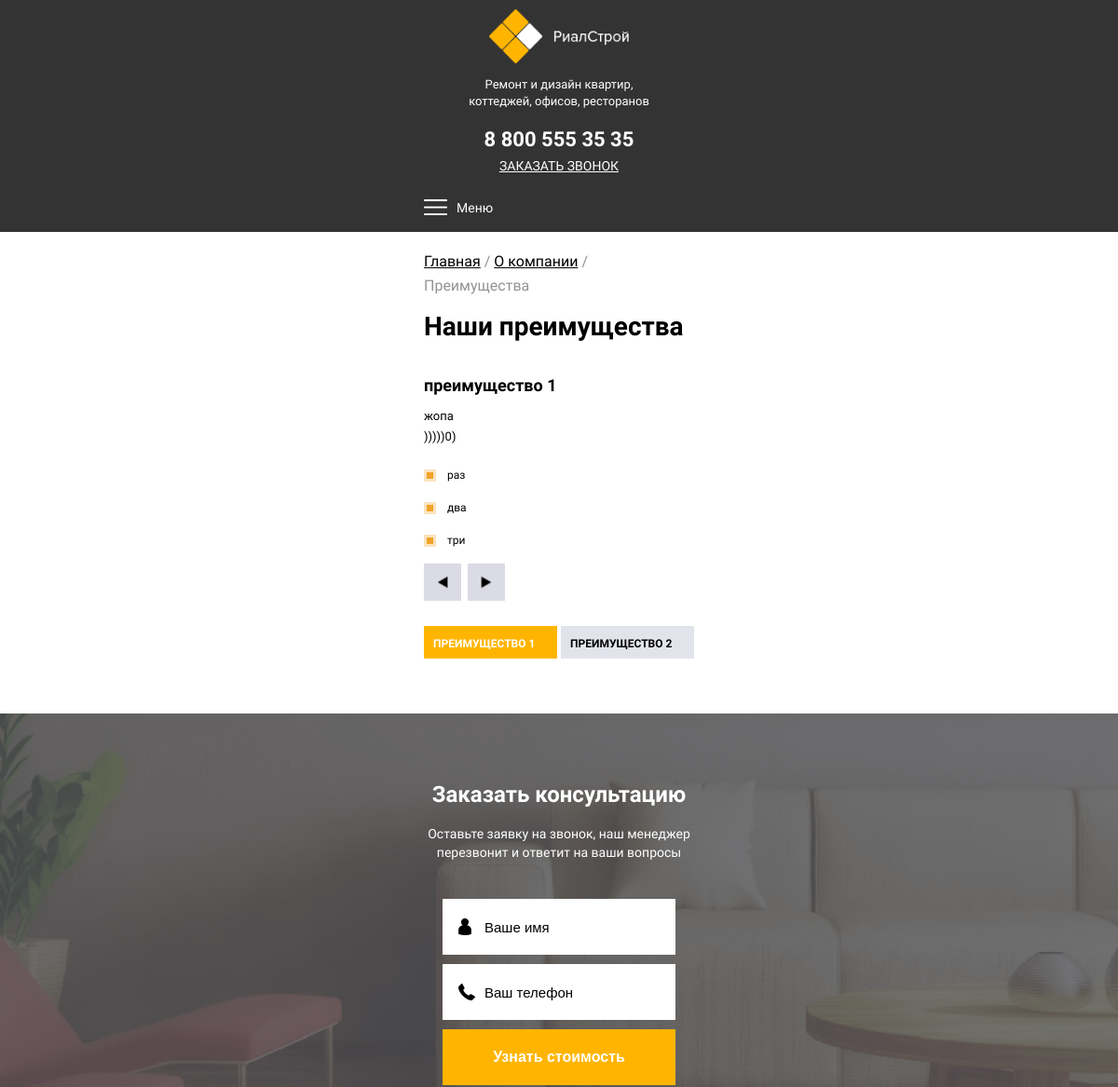
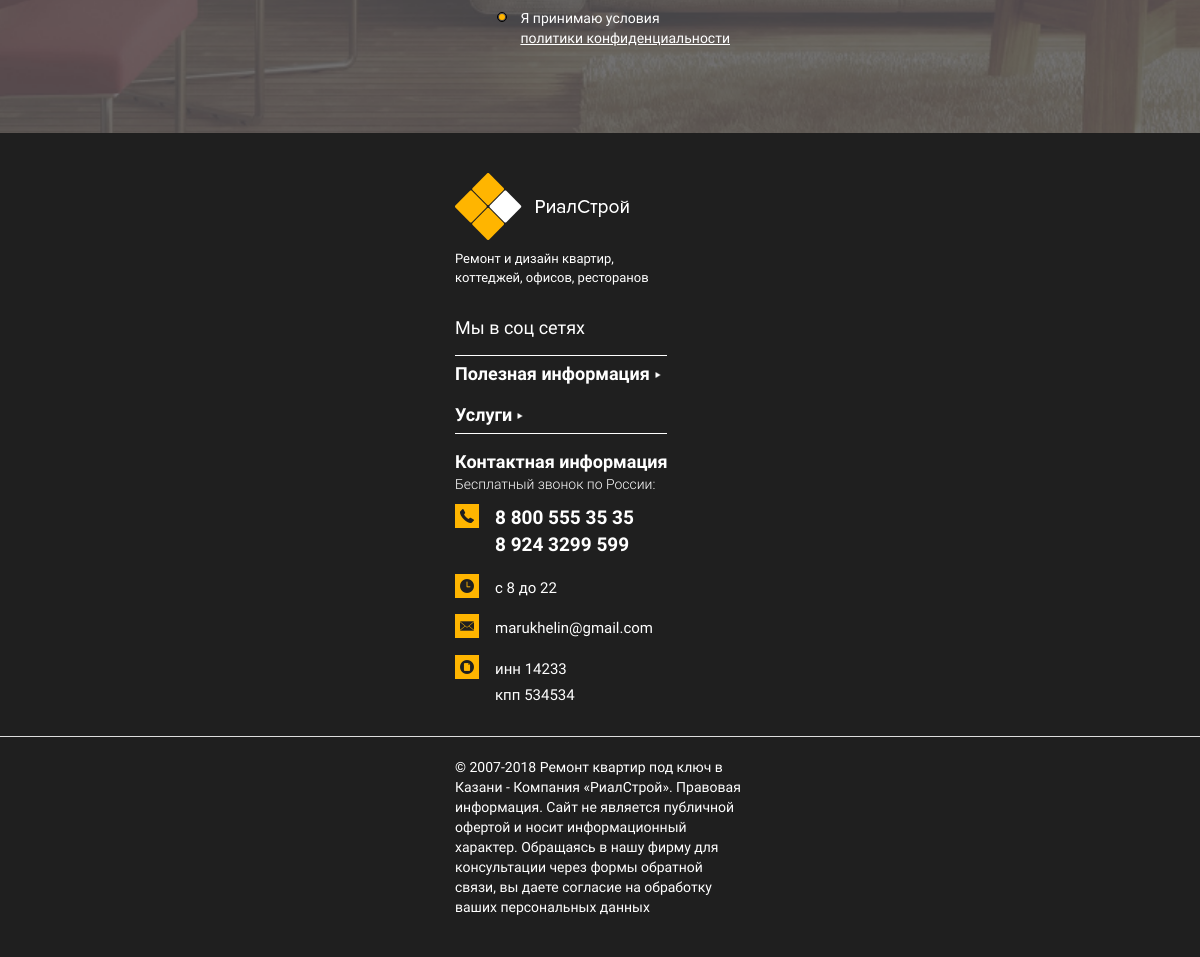
Page /about/advantages/ on the committed database (2 pictures, top to bottom).
### main/models.py (models this page shows, shortened)
class Contacts(models.Model):
    address = models.CharField(max_length=256, blank=True, null=True, default=None,
                            verbose_name=u"Адрес")
    time = models.CharField(max_length=256, blank=True, null=True, default=None,
                            verbose_name=u"Время работы")
    email = models.CharField(max_length=256, blank=True, null=True, default=None,
                            verbose_name=u"E-mail")
    map = models.TextField(blank=True, null=True, default=None, verbose_name=u"Код карты (ширину и высоту на 100%)")
    class Meta:
        verbose_name = 'Контакты'
        verbose_name_plural = 'Контакты'

class ContactsPhones(models.Model):
    contact = models.ForeignKey(Contacts, blank=True, null=True, default=None, on_delete=models.CASCADE)
    phone = models.CharField(max_length=256, blank=True, null=True, default=None,
                            verbose_name=u"Телефон")
    class Meta:
        verbose_name = 'Телефоны'
        verbose_name_plural = 'Номера телефонов'

class ContactsBusiness(models.Model):
    contact = models.ForeignKey(Contacts, blank=True, null=True, default=None, on_delete=models.CASCADE)
    business = models.CharField(max_length=256, blank=True, null=True, default=None,
                            verbose_name=u"Реквизиты (инн, кпп и т.д.)")
    class Meta:
        verbose_name = 'Реквизиты'
        verbose_name_plural = 'Реквизиты'

### about/models.py (models this page shows, shortened)
class Advantages(models.Model):
    title = models.CharField(max_length=256, blank=True, null=True, default=None, verbose_name=u"Заголовок")
    text = HTMLField(default=None, verbose_name=u"Подзаголовок")
    icon = models.ImageField(upload_to='static/img/block2/', blank=True, null=True, default=None,
                                  verbose_name=u"Иконка")
    class Meta:
        verbose_name = 'Преимущество'
        verbose_name_plural = 'Преимущества'

class AdvantagesBullets(models.Model):
    block = models.ForeignKey(Advantages, blank=True, null=True, default=None, on_delete=models.CASCADE)
    text = HTMLField(default=None, verbose_name=u"Пункт")
    class Meta:
        verbose_name = 'Пункт'
        verbose_name_plural = 'Пункты'

### about/views.py (the view)
def advantages(request):
    advantages = Advantages.objects.all()
    contacts = Contacts.objects.first()
    title = 'Преимущества'
    cats = ServicesCategories.objects.all()
    menu = MenuBullet.objects.all()
    return render(request, 'advantages.html', locals())

### templates/advantages.html
{% extends 'base.html' %}
{% block content %}
    <nav class="headcrumbs">
        <div class="container"><span><a href='/'>Главная</a> / <a href='/about'>О компании</a> / {{ title }}</span></div>
    </nav>
    {% include 'about/advantages.html' %}
{% endblock %}

### templates/header.html (shortened to what this page needs)
{% load static %}
<!DOCTYPE html>
<html lang="en"></html>
<head>
	<link rel="stylesheet" href="{% static 'libs/bootstrap/bootstrap-grid-3.3.1.min.css' %}"/>
	<link href="{% static 'libs/owl-carousel/owl.carousel.css' %}" rel="stylesheet"/>
	<link href="{% static 'libs/jquery-nice-select-1.1.0/css/nice-select.css' %}" rel="stylesheet"/>
	<link href="{% static 'css/fonts.css' %}" rel="stylesheet"/>
	<link href="{% static 'css/normalize.css' %}" rel="stylesheet"/>
	<link href="{% static 'css/main.css' %}" rel="stylesheet"/>
	<link href="{% static 'css/media.css' %}" rel="stylesheet"/>
</head>
<body>
	<div class="page-wrapper">
		<div class="menu-wrapper">
			<header>
				<div class="container">
                    <a href="/"><img src="{% static 'img/logo.png' %}" alt="" class="header__logo"/></a>
                    <span class="header__descriptor">Ремонт и дизайн квартир,<br>коттеджей, офисов, ресторанов</span>
					<div class="header__contact">
                        <span class="header__phone">{{ contacts.contactsphones_set.first.phone }}</span>
                        <span class="header__callback callback">ЗАКАЗАТЬ ЗВОНОК</span></div>
				</div>
			</header>
		</div>
		<div class="head-mobile">
			<div class="container">
				<div class="mobile-menu"><img src="{% static 'img/burger.png' %}" alt=""/><span>Меню</span></div>
				<div class="mobile-socials">
                    {% for s in contacts.socials_set.all %}
                    <a href="{{ s.href }}">
                    </a>
                    {% endfor %}
                </div>
			</div>
		</div>

### templates/about/advantages.html (shortened to what this page needs)
<section class="block2">
    <div class="container">
        <div class="block2__right">
            <span class="block2__title">Наши преимущества</span>
            <div class="block2__slider owl-carousel">
                {% for advantage in advantages %}
                <div class="block2__slide">
                    <span class="block2__slide__title">{{ advantage.title }}</span>
                    <span class="block2__slide__descriptor">{{ advantage.text|safe }}</span>
                    <ul>
                        {% for li in advantage.advantagesbullets_set.all %}
                        <li>{{ li.text|safe }}</li>
                        {% endfor %}
                    </ul>
                </div>
                {% endfor %}
            </div>
        </div>
        <div class="block2__left">
            {% for advantage in advantages %}
            <div class="block2__item {% if forloop.first %}block2__item-active{% endif %}">
                <span class="block2__item__title">{{ advantage.title }}</span>
            </div>
            {% endfor %}
        </div>
    </div>
</section>

### templates/footer.html (shortened to what this page needs)
{% load static %}
        <section class="block14">
			<div class="block14__bg">
                <img src="{% static 'img/block14/bg.png' %}" alt=""/></div>
			<div class="container">
				<div class="block14__titles"><span class="block14__title title-min">Заказать консультацию</span><span class="block14__descriptor">Оставьте заявку на звонок, наш менеджер <br>перезвонит и ответит на ваши вопросы</span></div>
				<form class="block14__form">
					<div class="block14__input-wrap">
						<input type="text" name="name" placeholder="Ваше имя" required="required"/>
                        <img src="{% static 'img/block14/1.png' %}" alt=""/>
					</div>
					<div class="block14__input-wrap">
						<input type="text" name="name" placeholder="Ваш телефон" required="required"/>
                        <img src="{% static 'img/block14/2.png' %}" alt=""/>
					</div>
					<button class="button">Узнать стоимость</button>
					<fieldset class="checkbox">
						<label for="ch3">Я принимаю условия <br><a href=''>политики конфиденциальности</a></label>
					</fieldset>
				</form>
			</div>
		</section>
		<footer>
			<div class="footer__top">
				<div class="container">
					<div class="footer__flex">
						<div class="footer__block1">
                            <a href="/">
                                <img src="{% static 'img/logo.png' %}" alt="" class="footer__logo"/>
                            </a>
                            <span class="footer__logo__title">Ремонт и дизайн квартир, <br>коттеджей, офисов, ресторанов</span>
							<div class="footer__socials">
                                <span>Мы в соц сетях</span>
                                {% for s in contacts.socials_set.all %}
                                <a href="{{ s.href }}">
                                </a>
                                {% endfor %}
                            </div>
						</div>
						<div class="footer__list"><span class="footer__list__title f-mobile">Полезная информация</span>
						</div>
						<div class="footer__list"><span class="footer__list__title f-mobile">Услуги</span>
						</div>
						<div class="footer__block2"><span class="footer__list__title">Контактная информация</span><span class="footer__phone__pre">Бесплатный звонок по России:</span>
							<ul>
								<li>
                                    <img src="{% static 'img/footer/1.png' %}" alt=""/>
                                    <span class="phone">
                                        {% for p in contacts.contactsphones_set.all %}
                                            {{ p.phone }}{% if not forloop.last %}<br>{% endif %}
                                        {% endfor %}
                                    </span>
                                </li>
								<li><img src="{% static 'img/footer/3.png' %}" alt=""/><span>{{ contacts.time }}</span></li>
								<li><img src="{% static 'img/footer/4.png' %}" alt=""/><span>{{ contacts.email }}</span></li>
								<li>
                                    <img src="{% static 'img/footer/5.png' %}" alt=""/>
                                    <span>
                                        {% for p in contacts.contactsbusiness_set.all %}
                                            {{ p.business }}{% if not forloop.last %}<br>{% endif %}
                                        {% endfor %}
                                    </span>
                                </li>
							</ul>
						</div>
					</div>
				</div>
			</div>
			<div class="footer__bottom">
				<div class="container"><span>© 2007-2018 Ремонт квартир под ключ в Казани - Компания «РиалСтрой». Правовая информация. Сайт не является публичной офертой и носит информационный характер. Обращаясь в нашу фирму для консультации через формы обратной связи, вы даете согласие на обработку ваших персональных данных</span></div>
			</div>
		</footer>
	</div>
</body>

### static/css/media.css (style rules this page uses)
@media only screen and (max-width: 1200px) { .container { width: 320px; } }
@media only screen and (max-width: 1200px) { .header__logo { float: none; display: block; margin: 0 auto; width: 150px; } }
@media only screen and (max-width: 1200px) { .header__descriptor { display: block; float: none; text-align: center; width: 100%; } }
@media only screen and (max-width: 1200px) { .header__contact { width: 100%; display: block; float: none; margin-top: 15px; } }
@media only screen and (max-width: 1200px) { .header__phone { font-size: 22px; text-align: center; } }
@media only screen and (max-width: 1200px) { .header__callback { font-size: 14px; text-align: center; } }
@media only screen and (max-width: 1200px) { .mobile-menu { display: block; padding-bottom: 5px; float: left; } }
@media only screen and (max-width: 1200px) { .block2__right { width: 100%; float: none; display: block; margin-right: 0; } }
@media only screen and (max-width: 1200px) { .block2__title { font-size: 28px; line-height: 40px; margin-bottom: 30px; } }
@media only screen and (max-width: 1200px) { .block2__slide__title { font-size: 18px; margin-bottom: 10px; } }
@media only screen and (max-width: 1200px) { .block2__slide__descriptor { font-size: 13px; line-height: 22px; margin-bottom: 20px; } }
@media only screen and (max-width: 1200px) { .block2__slider li { font-size: 12px; padding-left: 25px; line-height: 20px; margin-bottom: 15px; } }
@media only screen and (max-width: 1200px) { .block2__left { width: 100%; float: none; margin-top: 20px; } }
@media only screen and (max-width: 1200px) { .block2__item { width: 143px; height: 35px; padding-top: 5px; } }
@media only screen and (max-width: 1200px) { .block2__item__title { font-size: 12px; display: inline-block; vertical-align: middle; } }
@media only screen and (max-width: 1200px) { .block14 .container { width: 320px; } }
@media only screen and (max-width: 1200px) { .block14__title { display: block; font-size: 24px; margin-right: 0; text-align: center; } }
@media only screen and (max-width: 1200px) { .block14__descriptor { display: block; margin-top: 15px; font-size: 14px; line-height: 20px; text-align: center; } }
@media only screen and (max-width: 1200px) { .block14__form { justify-content: center; } }
@media only screen and (max-width: 1200px) { .block14__input-wrap { margin-bottom: 10px; } }
@media only screen and (max-width: 1200px) { .footer__list { margin-top: 15px; width: 212px; } }
@media only screen and (max-width: 1200px) { .footer__list:nth-child(2) { padding-top: 5px; border-top: 1px solid #fff; } }
@media only screen and (max-width: 1200px) { .footer__list:nth-child(3) { padding-bottom: 5px; border-bottom: 1px solid #fff; } }
@media only screen and (max-width: 1200px) { .footer__list__title { margin-bottom: 0; position: relative; } }
@media only screen and (max-width: 1200px) { .f-mobile::after { content: ''; background-image: url(../img/arr-white.png); transform: translateY(-50%) rotate(-90deg); display: inline-block; margin-left: 5px; width: 6px; height: 5px; } }
@media only screen and (max-width: 1200px) { .footer__block2 { margin-top: 15px; } }
@media only screen and (max-width: 1200px) { .mobile-menu span { color: #fff; vertical-align: middle; font-size: 14px; display: inline-block; } }
@media only screen and (max-width: 1200px) { .mobile-menu img { vertical-align: middle; margin-right: 10px; display: inline-block; } }
@media only screen and (max-width: 1200px) { .mobile-socials { float: right; display: block; } }
@media only screen and (max-width: 1200px) { .head-mobile { display: block; padding: 10px 0; background-color: #333; } }
@media only screen and (max-width: 1200px) { .block14__bg img { width: auto; min-width: 100%; min-height: none; height: 100%; } }

### rows in the picture
Contacts: contactsphones_set.first.phone "8 800 555 35 35", time "с 8 до 22", email "marukhelin@gmail.com"
Advantages: title "преимущество 1", text "жопа )))))0)", title "ПРЕИМУЩЕСТВО 1"
AdvantagesBullets: text "раз"
AdvantagesBullets: text "два"
AdvantagesBullets: text "три"
Advantages: title "ПРЕИМУЩЕСТВО 2"
ContactsPhones: phone "8 800 555 35 35"
ContactsPhones: phone "8 924 3299 599"
ContactsBusiness: business "инн 14233"
ContactsBusiness: business "кпп 534534"

### other values in the picture
{{ title }} "Преимущества"
